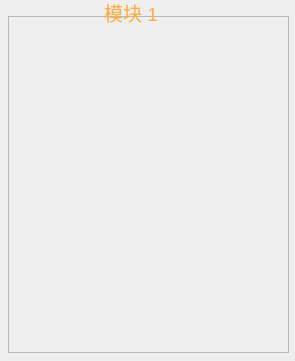
<?xml version="1.0" encoding="UTF-8"?>
<ui version="4.0">
 <class>Modular</class>
 <widget class="QWidget" name="Modular">
  <property name="geometry">
   <rect>
    <x>0</x>
    <y>0</y>
    <width>295</width>
    <height>361</height>
   </rect>
  </property>
  <property name="windowTitle">
   <string>Form</string>
  </property>
  <widget class="QFrame" name="frame">
   <property name="geometry">
    <rect>
     <x>8</x>
     <y>16</y>
     <width>281</width>
     <height>337</height>
    </rect>
   </property>
   <property name="styleSheet">
    <string notr="true">#frame {
border-image: url(:/UI/Widget/System_Chiller_3.png);}</string>
   </property>
   <property name="frameShape">
    <enum>QFrame::StyledPanel</enum>
   </property>
   <property name="frameShadow">
    <enum>QFrame::Raised</enum>
   </property>
  </widget>
  <widget class="QLabel" name="label">
   <property name="geometry">
    <rect>
     <x>104</x>
     <y>0</y>
     <width>57</width>
     <height>25</height>
    </rect>
   </property>
   <property name="palette">
    <palette>
     <active>
      <colorrole role="WindowText">
       <brush brushstyle="SolidPattern">
        <color alpha="255">
         <red>252</red>
         <green>175</green>
         <blue>62</blue>
        </color>
       </brush>
      </colorrole>
     </active>
     <inactive>
      <colorrole role="WindowText">
       <brush brushstyle="SolidPattern">
        <color alpha="255">
         <red>252</red>
         <green>175</green>
         <blue>62</blue>
        </color>
       </brush>
      </colorrole>
     </inactive>
     <disabled>
      <colorrole role="WindowText">
       <brush brushstyle="SolidPattern">
        <color alpha="255">
         <red>190</red>
         <green>190</green>
         <blue>190</blue>
        </color>
       </brush>
      </colorrole>
     </disabled>
    </palette>
   </property>
   <property name="font">
    <font>
     <pointsize>14</pointsize>
    </font>
   </property>
   <property name="text">
    <string>模块 1</string>
   </property>
  </widget>
 </widget>
 <resources/>
 <connections/>
</ui>
